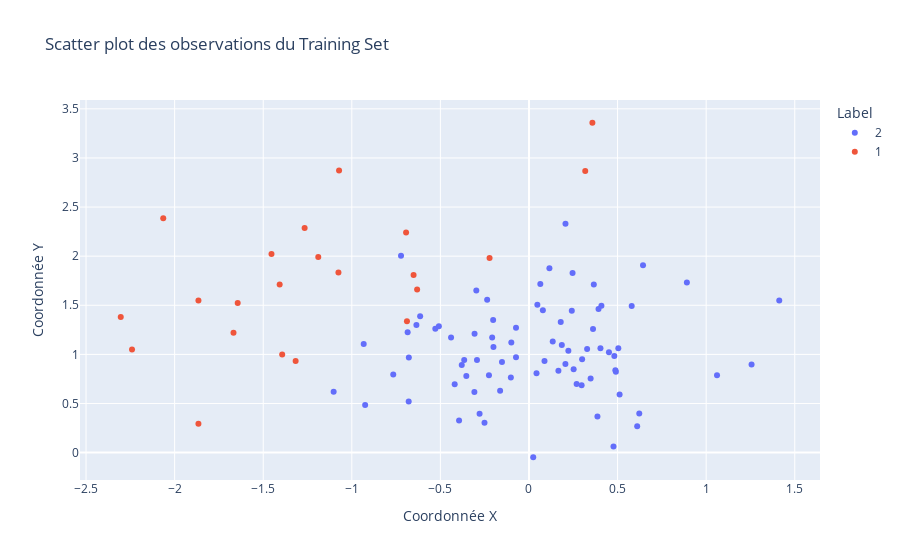

The code cell stored with this chart in its notebook:
### Markdown cell above
**Answer:**

### Code cell
import numpy as np
import plotly.express as px

train = np.loadtxt('data/synth_train.txt')

# Séparation des labels et des coordonnées
class_train = train[:, 0].astype(int)
x_train = train[:, 1:]
N_train = train.shape[0]

test = np.loadtxt('data/synth_test.txt') 
class_test = test[:, 0].astype(int)
class_test_1 = test[test[:,0]==1]
class_test_2 = test[test[:,0]==2]
x_test = test[:,1:]
N_test = test.shape[0]


# Création du scatter plot avec plotly
fig = px.scatter(x=x_train[:, 0], y=x_train[:, 1], color=class_train.astype(str), 
                 labels={'color': 'Label', 'x': 'Coordonnée X', 'y': 'Coordonnée Y'},
                 title='Scatter plot des observations du Training Set')

fig.show()

### Figure 1 — Plotly figure (JSON) as saved in the notebook; plotly's stock layout.template omitted (floating-point values rounded to 4 significant figures)
{"data": [{"hovertemplate": "Label=2<br>Coordonnée X=%{x}<br>Coordonnée Y=%{y}<extra></extra>", "legendgroup": "2", "marker": {"color": "#636efa", "symbol": "circle"}, "mode": "markers", "name": "2", "orientation": "v", "showlegend": true, "type": "scatter", "x": [-0.7222, -0.9247, -0.766, -0.07329, -0.2022, 0.4817, -0.1525, 0.3864, 0.08758, -0.1629, 0.2056, -0.6789, 0.4514, -0.3794, -0.6781, -0.6354, -0.3945, 0.3615, -0.5287, -0.2511, 0.07829, -0.5086, 0.4089, -0.3656, 1.413, 0.1854, -0.236, -0.6143, -0.09963, 0.2971, 0.2416, -0.3081, -0.2973, 0.04255, -0.2935, 0.04722, 0.5114, -0.4398, 0.5797, -0.2259, 0.4034, 0.06398, -0.2005, 0.1792, -0.6848, -0.07323, -0.2788, -0.9328, -0.4193, -0.1023, 0.246, 0.477, 0.1661, 0.3925, 0.2688, -0.3535, 0.206, 0.6107, 0.3478, 0.134, 0.4875, 0.3281, -0.3071, 0.6225, 0.02392, 1.256, -0.2078, 0.6437, 0.8912, 0.2521, 0.5042, 0.2999, 0.4904, 1.061, 0.3659, -1.102, 0.1153, 0.2222], "xaxis": "x", "y": [2.004, 0.4837, 0.7943, 0.9699, 1.35, 0.9844, 0.9225, 0.3663, 0.9324, 0.6305, 0.9027, 0.5193, 1.023, 0.8925, 0.9694, 1.299, 0.3272, 1.259, 1.261, 0.3042, 1.449, 1.288, 1.495, 0.9434, 1.549, 1.095, 1.555, 1.389, 1.122, 0.6859, 1.443, 0.6168, 1.65, 0.809, 0.9441, 1.505, 0.5909, 1.172, 1.492, 0.7871, 1.062, 1.718, 1.075, 1.331, 1.226, 1.271, 0.3962, 1.106, 0.6952, 0.7653, 1.83, 0.06119, 0.8327, 1.462, 0.6986, 0.7811, 2.33, 0.2676, 0.7545, 1.132, 0.8396, 1.054, 1.211, 0.3983, -0.04733, 0.8962, 1.172, 1.908, 1.732, 0.8487, 1.063, 0.9508, 0.8219, 0.7881, 1.711, 0.6187, 1.878, 1.037], "yaxis": "y"}, {"hovertemplate": "Label=1<br>Coordonnée X=%{x}<br>Coordonnée Y=%{y}<extra></extra>", "legendgroup": "1", "marker": {"color": "#EF553B", "symbol": "circle"}, "mode": "markers", "name": "1", "orientation": "v", "showlegend": true, "type": "scatter", "x": [-1.393, -1.866, -0.6313, -2.304, -1.644, -1.866, -1.317, -1.266, -1.668, -0.2225, -1.189, 0.3579, -1.075, -1.072, -1.407, -1.453, 0.3175, -0.6936, -0.6514, -2.24, -0.6888, -2.064], "xaxis": "x", "y": [0.9997, 1.548, 1.661, 1.381, 1.522, 0.293, 0.9323, 2.286, 1.22, 1.983, 1.992, 3.358, 1.833, 2.872, 1.713, 2.022, 2.866, 2.242, 1.809, 1.05, 1.337, 2.385], "yaxis": "y"}], "layout": {"legend": {"title": {"text": "Label"}, "tracegroupgap": 0}, "title": {"text": "Scatter plot des observations du Training Set"}, "xaxis": {"anchor": "y", "domain": [0, 1], "title": {"text": "Coordonnée X"}}, "yaxis": {"anchor": "x", "domain": [0, 1], "title": {"text": "Coordonnée Y"}}}}
